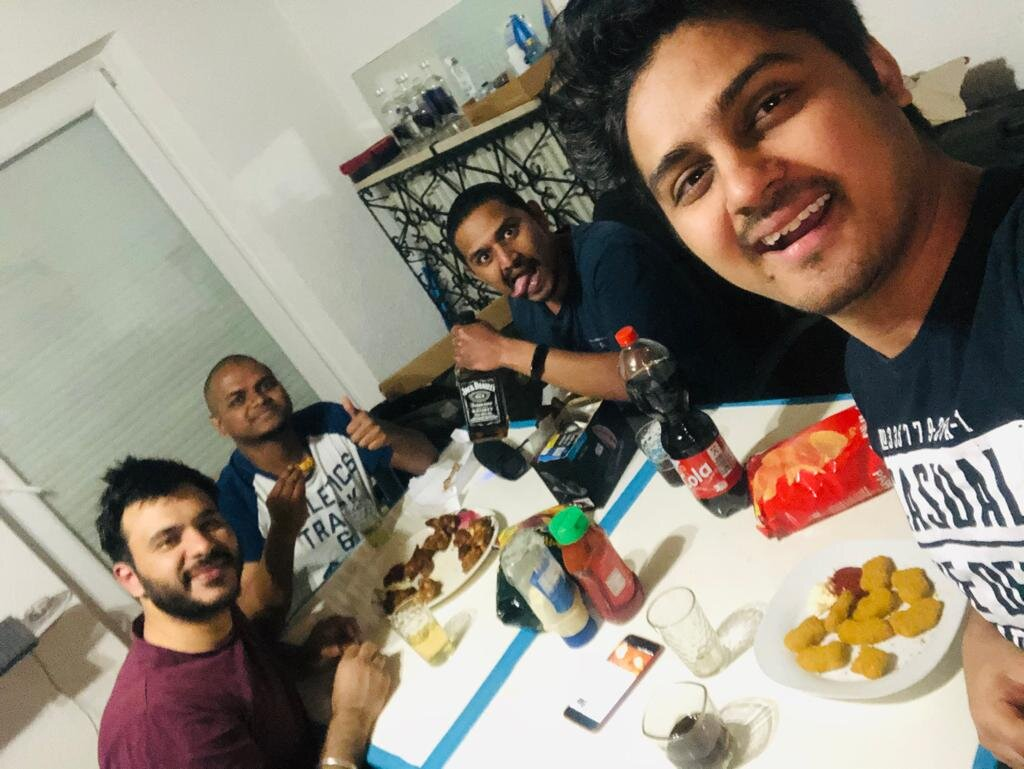
#> input picture party.jpg, 1024 x 769 px
$ jupyter execute --allow-errors 'object detection using yolo v3.ipynb'
#> lines starting #> are read from the running program, lines starting #| are printed output that depends on the picture
[cell 1]
import cv2
import numpy as np


#> (the rest of this cell did not finish here and is left out)

#> (a cell that did not finish here is left out)

[cell 3]
#Load image
#1.waitKey(0) will display the window infinitely until any keypress (it is suitable for image display).
#2.waitKey(1) will display a frame for 1 ms, after which display will be automatically closed.
#cv2.destroyAllWindows() simply destroys all the windows we created.

img = cv2.imread("party.jpg")
#> img is the input picture: shape (769, 1024, 3); mean B, G, R 118.1, 131.8, 142
img = cv2.resize(img, None, fx=0.4, fy=0.4)
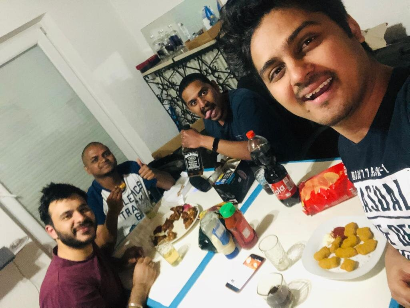
#> img: shape (308, 410, 3); mean B, G, R 118.1, 131.8, 142
height, width, channels = img.shape
#> height = 308; width = 410; channels = 3
#Detecting objects

img = cv2.imread("party.jpg")
img = cv2.resize(img, None, fx=0.4, fy=0.4)
height, width, channels = img.shape

# Detecting objects
blob = cv2.dnn.blobFromImage(img, 0.00392, (416, 416), (0, 0, 0), True, crop=False)

#> (the rest of this cell did not finish here and is left out)
